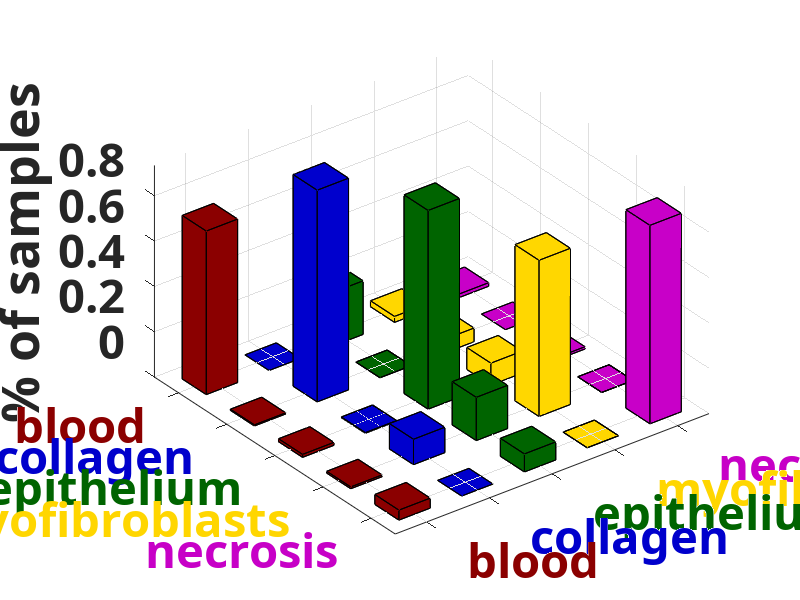

The MATLAB script that drew this image: (Note: this script raises an error after producing the figure.)
%%
red = [139,0,0]; %firebrick
blue = [0,0,205];
green = [0,100,0]; %forestgreen
%cyan = [0,139,139];
gold = [255,215,0]; %goldenrod
magenta = [200,0,200];
%purple = [128,0,128];

cmap = [red; blue; green; gold; magenta;];
cmap = cmap./255;

%% cnn-lm
cm_cnn_lm =  [[  1098      0    360     40     24]
    [   401  75025     53   4857      0]
    [  1128    254  75091   8305    872]
    [  1289  18117  30833 111365      1]
    [  2355      0   4249     40  46705]];

% normalize
for i = 1:5
   cm_cnn_lm(i,:) = cm_cnn_lm(i,:)./sum(cm_cnn_lm(i,:)); 
end

%%
figure, bh = bar3(cm_cnn_lm, 0.5), colormap(cmap)
% x vals are the columns of confusion, ys are the rows of confusion
classes = {'\color[rgb]{0.5451 0 0} blood',...
           '\color[rgb]{0 0 0.8039} collagen',...
           '\color[rgb]{0 0.3922 0} epithelium',...
           '\color[rgb]{1 0.8431 0 } myofibroblasts',...
           '\color[rgb]{0.7843 0 0.7843} necrosis'};
set(gca,'FontName', 'Calibri', 'fontsize',34, 'fontweight', 'bold');       
set(gca,'YTickLabel',classes);
set(gca,'XTickLabel',classes);
ylabel('Actual');
xlabel('Predicted');
zlabel('% of samples');
%zlim([0 max(cm_cnn_lm(:))]);
%zticklabels({'0','20,000','40,000','60,000','80,000','100,000'})
%get(gca, 'zticklabels')

%set(gca, 'zticklabels', {'0','20,000','40,000','60,000','80,000','100,000'})
remove_empty_bars(bh)

%%
set(gca, 'zticklabels', {'0','20', '40', '60', '80', '100'})

%%
spaceplots

%% rf-lm
load  /home/sberisha/papers/2017/analyst/ftir-cnn/data/rf-bcemn-lm-stats.mat
confusionmtx = double(confusionmtx);
% normalize
for i = 1:5
   confusionmtx(i,:) = confusionmtx(i,:)./sum(confusionmtx(i,:)); 
end

%%
figure, bh = bar3(confusionmtx, 0.5), colormap(cmap)
% x vals are the columns of confusion, ys are the rows of confusion
classes = {'\color[rgb]{0.5451 0 0} blood',...
           '\color[rgb]{0 0 0.8039} collagen',...
           '\color[rgb]{0 0.3922 0} epithelium',...
           '\color[rgb]{1 0.8431 0 } myofibroblasts',...
           '\color[rgb]{0.7843 0 0.7843} necrosis'};
set(gca, 'FontName', 'Calibri')
set(gca,'fontsize',34, 'fontweight', 'bold');   
set(gca,'YTickLabel',classes);
set(gca,'XTickLabel',classes);
ylabel('Actual');
xlabel('Predicted');
zlabel('% of samples');
%zlim([0 max(cm_cnn_lm(:))]);
%zticklabels({'0','20,000','40,000','60,000','80,000','100,000'})
%get(gca, 'zticklabels')
%set(gca, 'ZTick', 0:20000:max(confusionmtx(:)))
%set(gca, 'zticklabels', {'0','20,000','40,000','60,000','80,000'})
remove_empty_bars(bh)

%%
set(gca, 'zticklabels', {'0','20', '40', '60', '80', '100'})

%%
spaceplots




%% rf-hd
load /home/sberisha/source/python-classification/cm_rf_hd.mat
cm_rf_hd = double(cm_rf_hd);
% normalize
for i = 1:5
   cm_rf_hd(i,:) = cm_rf_hd(i,:)./sum(cm_rf_hd(i,:)); 
end

%%
figure, bh = bar3(cm_rf_hd, 0.5), colormap(cmap)
% x vals are the columns of confusion, ys are the rows of confusion
classes = {'\color[rgb]{0.5451 0 0} blood',...
           '\color[rgb]{0 0 0.8039} collagen',...
           '\color[rgb]{0 0.3922 0} epithelium',...
           '\color[rgb]{1 0.8431 0 } myofibroblasts',...
           '\color[rgb]{0.7843 0 0.7843} necrosis'};
set(gca, 'FontName', 'Calibri')
set(gca,'fontsize',34, 'fontweight', 'bold');       
set(gca,'YTickLabel',classes);
set(gca,'XTickLabel',classes);
ylabel('Actual');
xlabel('Predicted');
zlabel('% of samples');
%zlim([0 max(cm_rf_hd(:))]);
%zticklabels({'0','20,000','40,000','60,000','80,000','100,000'})
%get(gca, 'zticklabels')
%set(gca, 'ZTick', 0:20000:max(confusionmtx(:)))
remove_empty_bars(bh)

%%
set(gca, 'zticklabels', {'0','20', '40', '60', '80', '100'})

%%
spaceplots



%% cnn-hd

cm_cnn_hd =  [[  2732      6      0      0   1131]
 [    16 606365    174   3087      0]
 [    46      0 157412  43311   1046]
 [   890   9450  33755 264880    125]
 [   518      0      0    220 113435]];

% normalize
for i = 1:5
   cm_cnn_hd(i,:) = cm_cnn_hd(i,:)./sum(cm_cnn_hd(i,:)); 
end


%%
figure, bh = bar3((cm_cnn_hd), 0.5), colormap(cmap)
 %zlim([0, max((cm_cnn_hd(:)))]);

%set(gca,'ZScale','log')
% 
% llim = 0.01;
% 
% h = get(gca,'Children');
% 
% for i = 1:length(h)
% 
%        ZData = get(h(i), 'ZData');
% 
%        ZData(ZData==0) = llim;
% 
%        set(h(i), 'ZData', ZData);
% 
% end

% set(gca,'XScale','log')
% set(gca,'YScale','log')

% x vals are the columns of confusion, ys are the rows of confusion
classes = {'\color[rgb]{0.5451 0 0} blood',...
           '\color[rgb]{0 0 0.8039} collagen',...
           '\color[rgb]{0 0.3922 0} epithelium',...
           '\color[rgb]{1 0.8431 0 } myofibroblasts',...
           '\color[rgb]{0.7843 0 0.7843} necrosis'};
set(gca, 'FontName', 'Calibri')
set(gca,'fontsize',34, 'fontweight', 'bold');       
set(gca,'YTickLabel',classes);
set(gca,'XTickLabel',classes);
ylabel('Actual');
xlabel('Predicted');
zlabel('% of samples');

%zticklabels({'0','50','100' })
%get(gca, 'zticklabels')
%set(gca, 'ZTick', 0:20000:max(confusionmtx(:)))
remove_empty_bars(bh)

% baseline = 0.1;
% for i = 1 : numel(hBar)
%     z = get(hBar(i), 'ZData');
%     z(z == 0) = baseline;
%     set(hBar(i), 'ZData', z)
% end


%%
set(gca, 'zticklabels', {'0','20', '40', '60', '80', '100'})

%%
spaceplots



